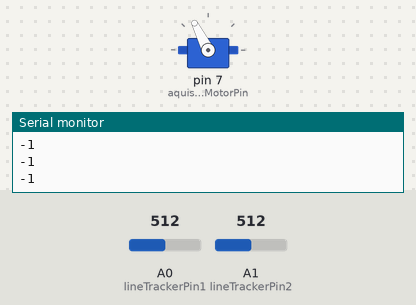
Recording of a sketch running on a simulated Arduino Uno, built with avr-gcc and run on an emulated ATmega328P. Parts: servo, the last lines printed to the serial monitor. The test bench sets the inputs (shaded band); at power-on: A0 (lineTrackerPin1) = 512, A1 (lineTrackerPin2) = 512.

Above: at 1.2 s.
1.3 s: A0 (lineTrackerPin1) set to 687
2.8 s: A0 (lineTrackerPin1) set to 708
At 3.8 s:
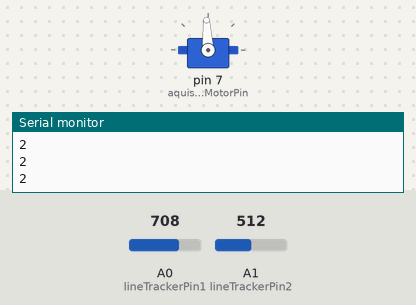
4.3 s: A0 (lineTrackerPin1) set to 690
At 5.0 s:
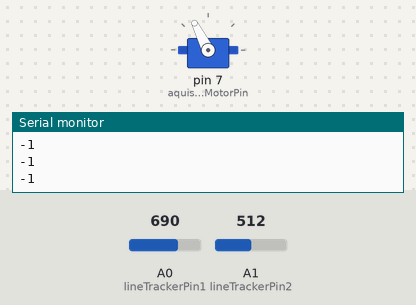
5.8 s: A0 (lineTrackerPin1) set to 710
At 7.2 s:
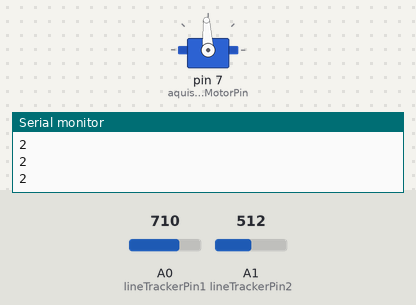
Timing chart, 0 to 8.3 s (numbered marks = the images above; inputs shaded):
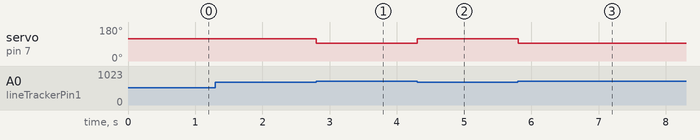

Measured:
- the behaviour switches between 700 and 701 on A0 (lineTrackerPin1) (found by bisection; images 0 and 1)
- after the input at 2.8 s, servo on pin 7 (aquisitionMotorPin): 117° → 93° at once
- after the input at 4.3 s, servo on pin 7 (aquisitionMotorPin): 93° → 117° at once
- after the input at 5.8 s, servo on pin 7 (aquisitionMotorPin): 117° → 93° at once

The sketch:

LetterAquisitionTestCode.ino
```cpp
#include <Servo.h>

//Letter Aquisition Test Code

const int lineTrackerPin1 = A0;
const int lineTrackerPin2 = A1;
const int aquisitionMotorPin = 7;
Servo aquisitionMotor;

int lineTrackerData1 = 0;
int lineTrackerData2 = 0;
int deliveryAddress = -1;
int letterInTransitFlag =0;

void setup() {
  pinMode(lineTrackerPin1, INPUT);
  pinMode(lineTrackerPin2, INPUT);

  aquisitionMotor.attach(aquisitionMotorPin);

  Serial.begin(9600);
}


void loop() {
  if ((deliveryAddress == -1) && (letterInTransitFlag ==0))
    aquisitionMotor.writeMicroseconds(1750);
  readLineTrackers();
  if ((lineTrackerData1 > 700)||(lineTrackerData1 < 100)) {
  //grey is around 626, white is around 33
    aquisitionMotor.writeMicroseconds(1500);
    //letterInTransitFlag = 1;
    if (lineTrackerData1 < 100) {
      if (lineTrackerData2 < 100)
        deliveryAddress = 0;
      else
        deliveryAddress = 1;
    }
    else if (lineTrackerData1 > 700) {
      if (lineTrackerData2 > 700)
        deliveryAddress = 3;
      else
        deliveryAddress = 2;
    }
  }
  else
      deliveryAddress = -1;

  Serial.println(deliveryAddress);
  if (letterInTransitFlag ==2) {
    aquisitionMotor.writeMicroseconds(1250);
    delay(1000);
    letterInTransitFlag = 0;
  }
}

void readLineTrackers() {
  lineTrackerData1 = analogRead(lineTrackerPin1);
  lineTrackerData2 = analogRead(lineTrackerPin2);
}
```
